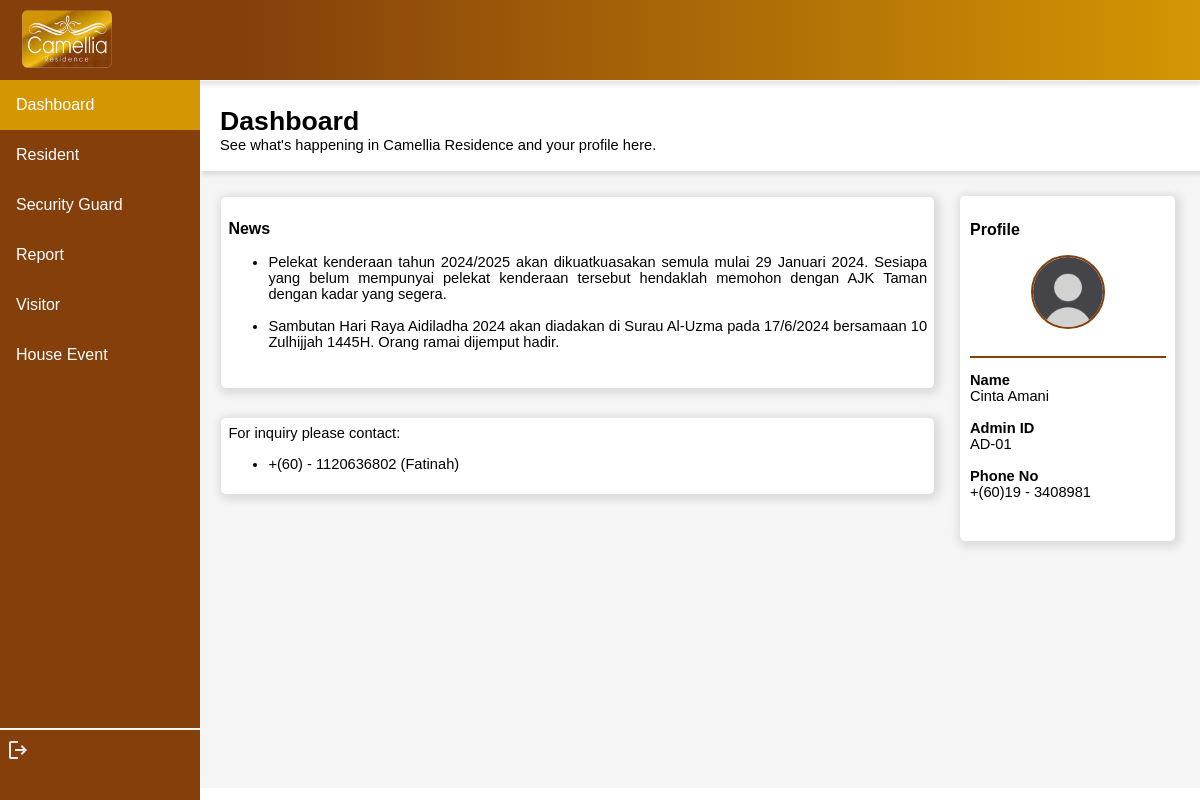
Screenshot of /camelliaresidence/admindashboard/AD-01 with the database file from the repository.
### residentialvisitor/models.py (models this page shows)
class Admin(models.Model):
    adminID = models.CharField(max_length=10, primary_key=True)
    adminName = models.TextField(max_length=255)
    adminIC = models.CharField(max_length=14)
    adminPhoneno = models.CharField(max_length=20)
    adminPassword = models.CharField(max_length=10)

### residentialvisitor/views.py (the view)
# urls.py: path('admindashboard/<str:adminID>', views.admin_dashboard, name='admin_dashboard'),
def admin_dashboard(request, adminID):
    myadmin = Admin.objects.get(adminID=adminID)
    dict = {
        'myadmin':myadmin,
    }
    return render(request, 'admin_dashboard.html', dict)

### residentialvisitor/templates/admin_dashboard.html (shortened to what this page needs)
<!DOCTYPE html>
<html lang="en">
<head>
</head>
<body>
    {% load static %}
    <header>
        <img src="{% static 'logo.png' %}" alt="" width="90px" height="58px" style="float: left; margin-left: 1%;">
    </header>
    <div class="sidenav">
        <a href="{% url 'admin_dashboard' myadmin.adminID %}" class="active" id="page">Dashboard</a>
        <a href="{% url 'admin_resident' myadmin.adminID %}" id="page">Resident</a>
        <a href="{% url 'admin_guard' myadmin.adminID %}" id="page">Security Guard</a>
        <a href="{% url 'admin_report' myadmin.adminID %}" id="page">Report</a>
        <a href="{% url 'admin_visitor' myadmin.adminID %}" id="page">Visitor</a>
        <a href="{% url 'admin_event' myadmin.adminID %}" id="page">House Event</a>
        <br>
        <hr style="margin-top: 330px;">
        <a href="{% url 'resident_login' %}" style="margin-left: 3%;"><svg xmlns="http://www.w3.org/2000/svg" height="24px" viewBox="0 -960 960 960" width="24px" fill="#e8eaed"><path d="M200-120q-33 0-56.5-23.5T120-200v-560q0-33 23.5-56.5T200-840h280v80H200v560h280v80H200Zm440-160-55-58 102-102H360v-80h327L585-622l55-58 200 200-200 200Z"/></svg></a>
    </div>
    <div class="content">
        <div id="title">
            <p><span style="font-size: 20pt; font-weight: bold;">Dashboard <br></span>See what's happening in Camellia Residence and your profile here.</p>
        </div>
        <div style="display: flex; margin: 1%; justify-content: center; height: max-content;">
            <div style="margin-top: 0.5%;">
                <div class="info" style="height: max-content; margin-bottom: 4%;">
                    <p style="font-size: 12pt; font-weight: bold;">News</p>
                    <ul style="text-align: justify;">
                        <li>Pelekat kenderaan tahun 2024/2025 akan dikuatkuasakan semula mulai 29 Januari 2024. Sesiapa yang belum mempunyai pelekat kenderaan tersebut hendaklah memohon dengan AJK Taman dengan kadar yang segera.</li><br>
                        <li>Sambutan Hari Raya Aidiladha 2024 akan diadakan di Surau Al-Uzma pada 17/6/2024 bersamaan 10 Zulhijjah 1445H. Orang ramai dijemput hadir.</li><br>
                    </ul>
                </div>
                <div class="info" style=" height: max-content;">
                    For inquiry please contact:
                    <ul>
                        <li>+(60) - 1120636802 (Fatinah)</li>
                    </ul>
                </div>
            </div>
            <div class="info" style="width: 40%; height: max-content; text-align: justify;">
                <p style="font-size: 12pt; font-weight: bold;">Profile</p>
                <center><img src="{% static 'pfpp.jpg' %}" alt="" width="70px" height="70px" style="border-radius: 100%; border: #843F0B solid 2px;"></center><br><hr style="border: #843F0B solid 0.5px;">
                <p>
                    <b>Name</b><br>
                    {{myadmin.adminName}} <br><br>
                    <b>Admin ID</b><br>
                    {{myadmin.adminID}} <br><br>
                    <b>Phone No</b><br>
                    {{myadmin.adminPhoneno}} <br><br>
                </p>
            </div>
        </div>
    </div>
</body>
</html>

### residentialvisitor/templates/admin_dashboard.html (style rules this page uses)
body { margin: 0%; top: 0; font-family: Verdana, Geneva, Tahoma, sans-serif; }
header { background-image: linear-gradient(270deg, rgba(212, 150, 3, 1) 0%, rgba(132, 63, 11, 1) 80%); height: 70px; border-bottom: 1px solid whitesmoke; padding-top: 10px; padding-left: 10px; top: 0; position: sticky; background-color: white; box-shadow: 2px 4px 4px rgba(0, 0, 0, 0.1); }
.sidenav { height: 100%; width: 200px; position: fixed; z-index: 1; top: 80px; left: 0; background-color: #843F0B; overflow-x: hidden; }
.sidenav #page { display: block; color: white; padding: 16px; text-decoration: none; }
.sidenav #page.active { background-color: #d49603; color: white; }
div.content { margin-left: 200px; height: 707px; background-color: whitesmoke; font-size: 11pt; }
#title { background-color: white; box-shadow: 2px 4px 4px rgba(0, 0, 0, 0.1); height: 80px; padding-left: 2%; padding-top: 1%; }
.info { background-color: white; box-shadow: 2px 2px 8px 4px rgba(0, 0, 0, 0.1); border-radius: 5px; padding: 1%; margin: 1.5%; }
hr { border: 0.5px solid whitesmoke; }

### rows the page displays
Admin: adminName "Cinta Amani", adminID "AD-01", adminPhoneno "+(60)19 - 3408981"
